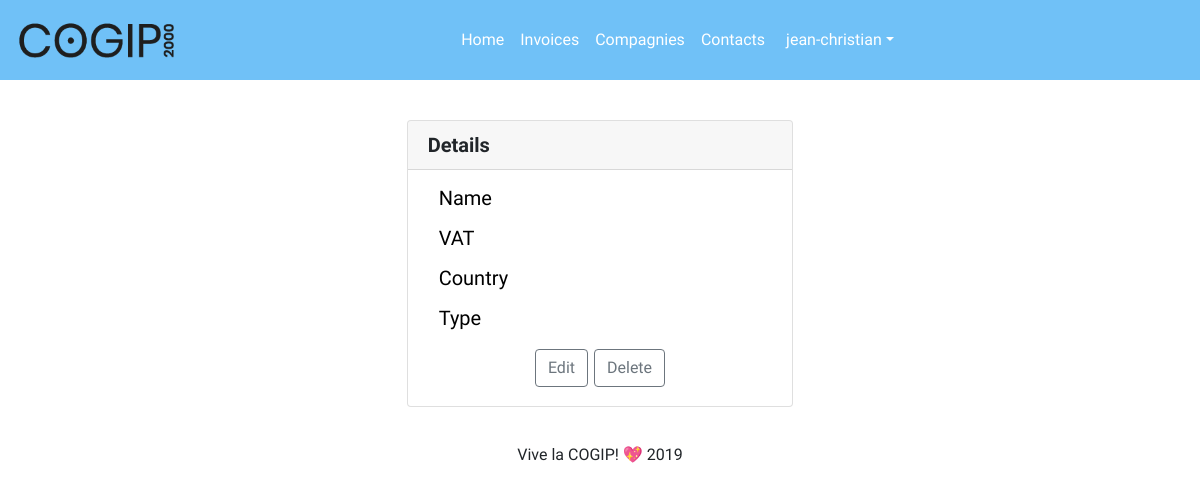
Page /?page=compagnies-details&id=7 (signed in) on the earlier database version.
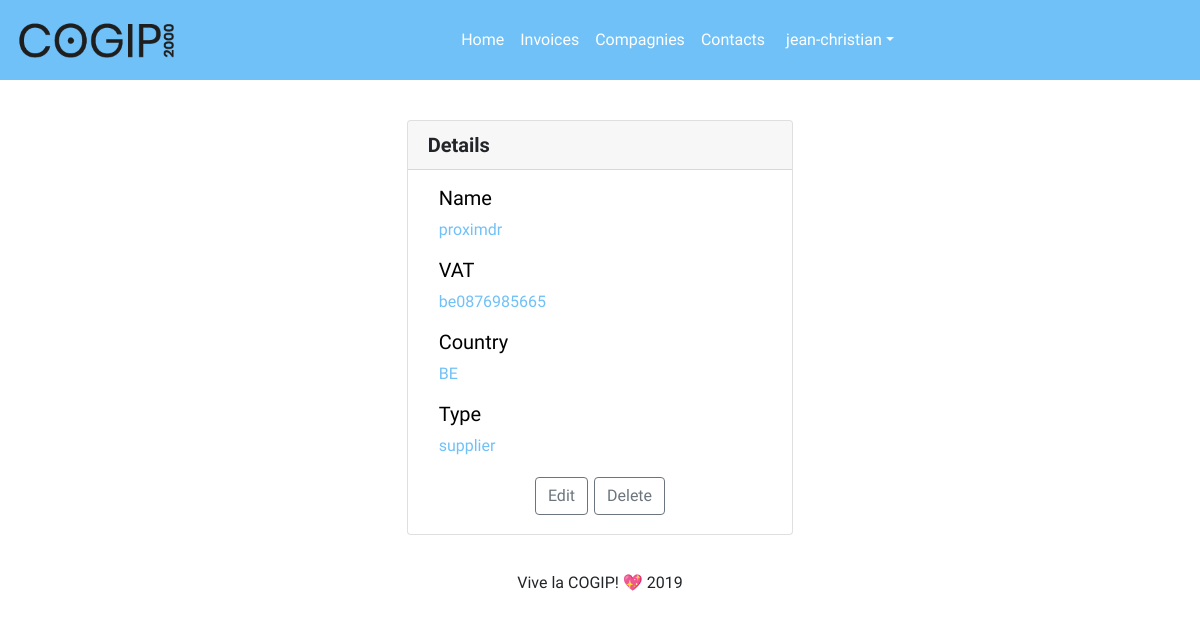
Same page on the later database version.
### tables this page shows
CREATE TABLE `company` (
  `ID` int(11) NOT NULL,
  `company_name` varchar(200) NOT NULL,
  `VAT` varchar(255) NOT NULL,
  `country` varchar(255) NOT NULL,
  `type_id` int(11) NOT NULL
);

CREATE TABLE `type` (
  `ID` int(11) NOT NULL,
  `company_type` varchar(100) NOT NULL
);

### controller/compagnies-details-ctrl.php (called while the page is built, shortened)
<?php
    $id = $_GET['id'];
    $company = get_company_by_id($id);
    require 'view/compagnies-details-view.php';
?>

### index.php (called while the page is built, shortened)
<?php
require 'view/component/header-component.php';
routing();
require 'view/component/footer-component.php';
?>

### model/GLOBfunction.php (called while the page is built, shortened)
<?php
function get_company_by_id ($id) {
   global $pdo;
   $param = [
      'id' => $id
   ];
   $sql = <<<SQL
   SELECT
      company.id AS company_id,
      company_name,
      VAT,
      company.type_id,
      country,
      company_type AS type,
      type.id
   FROM company
   JOIN type
      ON company.type_id = type.id
   WHERE company.id = :id
SQL;
   $stmt = $pdo->prepare($sql);
   $stmt->execute($param);
   $data = $stmt->fetch();
   return $data;
}
?>

### view/compagnies-details-view.php (the view)
<div class="globalelement row justify-content-center">
    <div class="card col-md-4">
        <h5 class="row card-header">
        <strong class="invoices">Details</strong>
        </h5>
        <form class="invoices" style="color: rgb(112, 193, 247) ;" action="" method="post" name="invoices">
            <div class="row">
                <div class="col-md-8">
                    <h5 style="color:black" name="name">Name</h5>
                    <p><?=$company['company_name']?></p>
                </div>
                <div class="col-md-8">
                    <h5 style="color:black" name="vat">VAT</h5>
                    <p><?=$company['VAT']?></p>
                </div>
                <div class="col-md-8">
                    <h5 style="color:black" name="country">Country</h5>
                    <p><?=$company['country']?></p>
                </div>
                <div class="col-md-8">
                    <h5 style="color:black" name="type">Type</h5>
                    <p><?=$company['type']?></p>
                </div>
            </div>
            <?php if ($_SESSION['rights'] === 'god') :?>
            <div class="row justify-content-center">
                <a href="?page=compagnies-edit&id=<?=$id?>" class="form btn btn-rounded btn-outline btn-outline-secondary" style="margin: 3px;">Edit</a>
                <a href="?page=compagnies-delete&id=<?=$id?>" class="form btn btn-rounded btn-outline btn-outline-secondary" style="margin: 3px">Delete</a>
            </div>
            <?php endif ?>
        </form>
    </div>
</div>

Differences in the rows shown:
now on this page (row edited): company: company_name "proximdr", VAT "be0876985665", country "BE", type.company_type "supplier"
